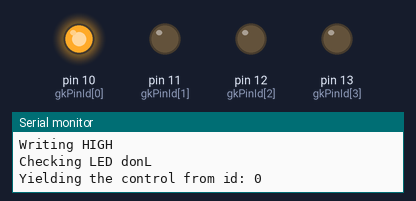
The sketch below on a simulated Arduino Uno, built with avr-gcc and run on an emulated ATmega328P. Shown: output pins drawn as LEDs (lit = HIGH), the last lines printed to the serial monitor.

Above: at 1.3 s.
At 4.9 s:
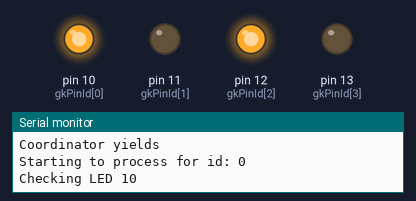
At 8.9 s:
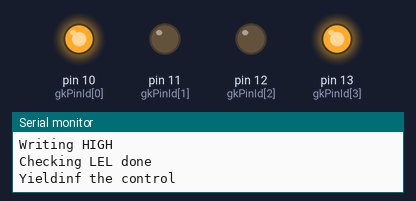
At 10.9 s:
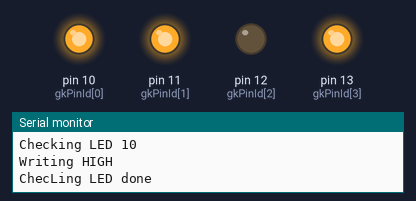
At 12.8 s:
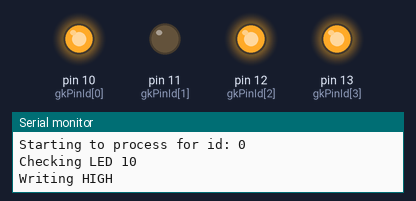
At 16.1 s:
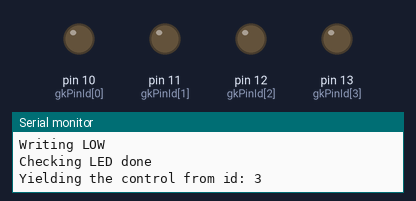
Timing chart, 0 to 17.6 s (numbered marks = the images above):
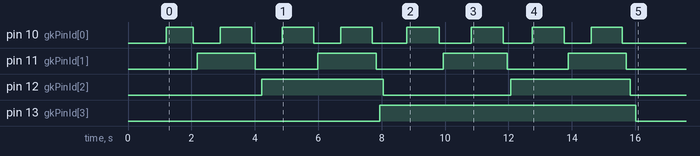

Measured:
- by itself, pin 10 (gkPinId[0]): LOW → HIGH at 1.2 s, → LOW 0.86 s later, → HIGH 0.86 s later, → LOW 0.98 s later, … (16 changes in this stretch)
- by itself, pin 11 (gkPinId[1]): alternates HIGH for 1.8 s and LOW for 2.0 s, 8 changes in all, then stays LOW
- by itself, pin 12 (gkPinId[2]): alternates HIGH for 3.8 s and LOW for 4.0 s, 4 changes in all, then stays LOW
- by itself, pin 13 (gkPinId[3]): LOW → HIGH at 7.9 s, → LOW 8.1 s later

The sketch:

taskhandle.ino
```cpp
#include <Arduino_FreeRTOS.h>

const int gkNumNodes = 4;
const int gkPriorityNormal = 1;
const int gkPriorityCoordinator = 1;
const int gkMaxCounter = 15;
const int gkDelay = 500;
const int gkPinId[] = {10, 11, 12, 13};
int gCounter = 0;

TaskHandle_t gCoordinatorHandle;
TaskHandle_t gTaskHandle[gkNumNodes];

static void LedTask(void* pvParameters);
static void CoordinatorTask(void* pvParameters);

void setup()
{
  Serial.begin(9600);
  Serial.println(F("Starting..."));

  for (int i = 0; i < gkNumNodes; ++i) {
    pinMode(gkPinId[i], OUTPUT);
    Serial.println(F("Creating normal tasks"));
    char c[2];
    c[0] = i + '0';
    c[1] = '\0';
    xTaskCreate(LedTask, c, configMINIMAL_STACK_SIZE, (void*)i, gkPriorityNormal, &gTaskHandle[i]);
  }
  Serial.println(F("Creating coordinator tasks"));
  xTaskCreate(CoordinatorTask, "c", configMINIMAL_STACK_SIZE, NULL, gkPriorityCoordinator, &gCoordinatorHandle);
  Serial.println(F("Starting scheduling"));
  Serial.flush();
  // task scheduler starts by the hook
}

void loop()
{
  Serial.println(F("Loop function"));
  Serial.flush();
  delay(20);
  vTaskResume(gCoordinatorHandle);
}

static void LedTask(void* pvParameters)
{
  while(1){
    int id = (int)(pvParameters);
    Serial.print(F("Starting to process for id: "));
    Serial.println(id);
    Serial.print(F("Checking LED "));
    Serial.println(gkPinId[id]);
    if (bitRead(gCounter, id) == 1) {
      Serial.println(F("Writing HIGH"));
      digitalWrite(gkPinId[id], HIGH);
    } else {
      Serial.println(F("Writing LOW"));
      digitalWrite(gkPinId[id], LOW);
    }
    Serial.println(F("Checking LED done"));
    Serial.print(F("Yielding the control from id: "));
    Serial.println(id);
    Serial.flush();
    vTaskResume(gCoordinatorHandle);
    vTaskSuspend(NULL); // suspend itself
  }
}


static void CoordinatorTask(void* pvParameters)
{
  while (gCounter <= gkMaxCounter) {
    // check the status
    for (int id = 0; id < gkNumNodes; ++id) {
      Serial.print(F("Checking pin "));
      Serial.println(gkPinId[id]);
      if (bitRead(gCounter, id) != digitalRead(gkPinId[id])) {
        Serial.print(F("Pin "));
        Serial.print(id);
        Serial.print(F(" is still working. Yielding..."));
        Serial.flush();
        vTaskSuspend(NULL);
      }
    }
    // delay to see the result
    delay(gkDelay);
    // yield control
    ++gCounter;
    Serial.print(F("Counter "));
    Serial.println(gCounter);
    Serial.println("Coordinator yields");
    Serial.flush();
    for (int i = 0; i < gkNumNodes; ++i) {
      vTaskResume(gTaskHandle[i]);
    }
    vTaskSuspend(NULL);
  }
}
```
